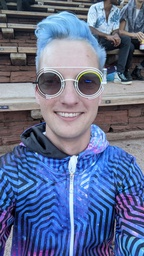
#> input picture Filters_Demos/RezzSelfie.jpg, 144 x 256 px, shrunk from 1086 x 1930 before the run
$ python filter_demos.py
#> lines starting #> are read from the running program, lines starting #| are printed output that depends on the picture
"""
Created on Wed Sep 29 09:50:06 2021

@author: Brendan Bassett
@Date: 10/6/2021

Written for CS3150 Image Processing
Dr. Feng Jiang
Metropolitan State University of Denver
"""

import os
import numpy as np
import cv2 as cv
from matplotlib import pyplot as plot
from scipy.signal import convolve2d

# ======================================================================================================================
# Setup
# ======================================================================================================================

REZZ_IMG = "RezzSelfie"
JPG = ".jpg"
BMP = ".bmp"

ROOT_DIRECTORY = os.path.abspath('.')
print("ROOT DIRECTORY", ROOT_DIRECTORY)
OUTPUT_DIRECTORY = os.path.abspath(os.path.join("output_images"))
print("OUTPUT DIRECTORY", OUTPUT_DIRECTORY)

NONE = 0
OPENCV = 1
PYPLOT = 2


# Helper function for saving image files and displaying them
def print_img(title: str, img, show_type: int = NONE, normalize: bool = False, save_image: bool = True):

    if save_image:
        if title is None:
            file_name = REZZ_IMG + JPG
        else:
            file_name = REZZ_IMG + " " + title + JPG

        file_path = os.path.join(OUTPUT_DIRECTORY, file_name)
        cv.imwrite(file_path, img)

    if title is None:
        image_title = REZZ_IMG + JPG
    else:
        image_title = REZZ_IMG + ": " + title + JPG

    if show_type is OPENCV:
        cv.imshow(image_title, img)
        cv.waitKey(0)
        cv.destroyAllWindows()

    elif show_type is PYPLOT:
        if normalize is True:
            img = img - np.min(img)
            img = img * 255.0 / np.max(img)

        plot.figure()
        plot.title(title)
        plot.imshow(img, cmap='gray')
        plot.waitforbuttonpress()


# ======================================================================================================================
# 2. FILTER DEMONSTRATIONS
# ======================================================================================================================

imgC = cv.imread(REZZ_IMG + JPG)
#> imgC is the input picture: shape (256, 144, 3); mean B, G, R 146.9, 111, 97.7
imgG = cv.cvtColor(imgC, cv.COLOR_BGR2GRAY)
height, width, layers = imgC.shape
#> height = 256; width = 144; layers = 3

# Check that loaded images display correctly
print_img("Color", imgC, save_image=False)
print_img("Grayscale", imgG)

# ----------------------------------------------------------------------------------------------------------------------
# Averaging Filters
# ----------------------------------------------------------------------------------------------------------------------

avgKernel = np.full((3, 3), 1 / 9)
avgImg = cv.filter2D(imgC, -1, avgKernel)
print_img("3x3 Average", avgImg)

avgKernel = np.full((5, 5), 1 / 25)
avgImg = cv.filter2D(imgC, -1, avgKernel)
print_img("5x5 Average", avgImg)

avgKernel = np.full((9, 9), 1 / 81)
avgImg = cv.filter2D(imgC, -1, avgKernel)
print_img("9x9 Average", avgImg)

avgKernel = np.full((13, 13), 1 / 169)
avgImg = cv.filter2D(imgC, -1, avgKernel)
print_img("13x13 Average", avgImg)

# ----------------------------------------------------------------------------------------------------------------------
# Sobel Filters
# ----------------------------------------------------------------------------------------------------------------------

sobelKernelH = np.array([
    [-1.0, -2.0, -1.0],
    [0.0,   0.0,  0.0],
    [1.0,   2.0,  1.0]
])

sobelH = convolve2d(imgG, sobelKernelH, mode='same', boundary='symm', fillvalue=0)
print_img("Horizontal Sobel", sobelH, normalize=True)

sobelKernelV = sobelKernelH.T
sobelV = convolve2d(imgG, sobelKernelV, mode='same', boundary='symm', fillvalue=0)
print_img("Vertical Sobel", sobelV, normalize=True)

sobelImgGrad = np.sqrt(np.square(sobelH) + np.square(sobelV))
print_img("Gradient Sobel", sobelImgGrad, normalize=True)

# ----------------------------------------------------------------------------------------------------------------------
# Laplacian Filters
# ----------------------------------------------------------------------------------------------------------------------

laplacianKernel1 = np.array([
    [0.0,  1.0, 0.0],
    [1.0, -4.0, 1.0],
    [0.0,  1.0, 0.0]
])

laplacian1 = convolve2d(imgG, laplacianKernel1, mode='same', boundary='symm', fillvalue=0)
print_img("3x3 Laplacian #1", laplacian1, normalize=True)

laplacianKernel2 = np.array([
    [1.0,  1.0, 1.0],
    [1.0, -8.0, 1.0],
    [1.0,  1.0, 1.0]
])

laplacian2 = convolve2d(imgG, laplacianKernel2, mode='same', boundary='symm', fillvalue=0)
print_img("3x3 Laplacian #2", laplacian2, normalize=True)

# ----------------------------------------------------------------------------------------------------------------------
# Median Filters
# ----------------------------------------------------------------------------------------------------------------------

medianSM = np.zeros((height, width), dtype=float)
for y in range(1, height - 2):
    for x in range(1, width - 2):
        neighborhood = imgG[y - 1:y + 2, x - 1:x + 2]
        sorted_pixels = sorted(np.ndarray.flatten(neighborhood))
        medianSM[y][x] = sorted_pixels[4]
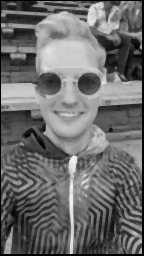
#> medianSM: shape (256, 144) float64; min 0, max 243, mean 108.1
print_img("3x3 Median Filter", medianSM)

medianMD = np.zeros((height, width), dtype=float)
for y in range(2, height - 3):
    for x in range(2, width - 3):
        neighborhood = imgG[y - 2:y + 3, x - 2:x + 3]
        sorted_pixels = sorted(np.ndarray.flatten(neighborhood))
        medianMD[y][x] = sorted_pixels[12]
print_img("5x5 Median Filter", medianMD)

medianLG = np.zeros((height, width), dtype=float)
for y in range(3, height - 4):
    for x in range(3, width - 4):
        neighborhood = imgG[y - 3:y + 4, x - 3:x + 4]
        sorted_pixels = sorted(np.ndarray.flatten(neighborhood))
        medianLG[y][x] = sorted_pixels[24]
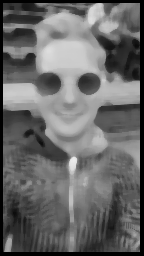
#> medianLG: shape (256, 144) float64; min 0, max 235, mean 103.9
print_img("7x7 Median Filter", medianLG)

# ----------------------------------------------------------------------------------------------------------------------
# Gaussian Filters
# ----------------------------------------------------------------------------------------------------------------------

gaussianKernelSM = np.array([
    [1.0,  2.0, 1.0],
    [2.0,  4.0, 2.0],
    [1.0,  2.0, 1.0]
])
gaussianSM = convolve2d(imgG, gaussianKernelSM, mode='same', boundary='symm', fillvalue=0)
gaussianSM = gaussianSM/np.sum(gaussianKernelSM)
print_img("3x3 Gaussian", gaussianSM)

gaussianKernelMD1 = np.array([
    [2.0,  7.0,  12.0,  7.0,  2.0],
    [7.0,  31.0, 52.0,  31.0, 7.0],
    [12.0, 52.0, 127.0, 52.0, 12.0],
    [7.0,  31.0, 52.0,  31.0, 7.0],
    [2.0,  7.0,  12.0,  7.0,  2.0]
])
gaussianMD1 = convolve2d(imgG, gaussianKernelMD1, mode='same', boundary='symm', fillvalue=0)
gaussianMD1 = gaussianMD1/np.sum(gaussianKernelMD1)
print_img("5x5 Gaussian #1", gaussianMD1)

gaussianKernelMD2 = np.array([
    [1.0, 4.0,  7.0,  4.0,  1.0],
    [4.0, 16.0, 26.0, 16.0, 4.0],
    [7.0, 26.0, 41.0, 26.0, 7.0],
    [4.0, 16.0, 26.0, 16.0, 4.0],
    [1.0, 4.0,  7.0,  4.0,  1.0]
])
gaussianMD2 = convolve2d(imgG, gaussianKernelMD2, mode='same', boundary='symm', fillvalue=0)
gaussianMD2 = gaussianMD2/np.sum(gaussianKernelMD2)
print_img("5x5 Gaussian #2", gaussianMD2)

gaussianKernelLG = np.array([
    [1.0, 1.0, 2.0, 2.0,  2.0, 1.0, 1.0],
    [1.0, 3.0, 4.0, 5.0,  4.0, 3.0, 1.0],
    [2.0, 4.0, 7.0, 8.0,  7.0, 4.0, 2.0],
    [2.0, 5.0, 8.0, 10.0, 8.0, 5.0, 2.0],
    [2.0, 4.0, 7.0, 8.0,  7.0, 4.0, 2.0],
    [1.0, 3.0, 4.0, 5.0,  4.0, 3.0, 1.0],
    [1.0, 1.0, 2.0, 2.0,  2.0, 1.0, 1.0]
])
gaussianLG = convolve2d(imgG, gaussianKernelLG, mode='same', boundary='symm', fillvalue=0)
gaussianLG = gaussianLG/np.sum(gaussianKernelLG)
print_img("7x7 Gaussian", gaussianLG)

# ----------------------------------------------------------------------------------------------------------------------
# Central Difference Filters
# ----------------------------------------------------------------------------------------------------------------------

cdKernelV = np.array([[1.0, 0.0, -1.0]])
cdV = convolve2d(imgG, cdKernelV, mode='same', boundary='symm', fillvalue=0)
print_img("Vertical Central Difference", cdV, normalize=True)

cdKernelH = cdKernelV.T
cdH = convolve2d(imgG, cdKernelH, mode='same', boundary='symm', fillvalue=0)
print_img("Horizontal Central Difference", cdH, normalize=True)

# ----------------------------------------------------------------------------------------------------------------------
# Prewitt Filters
# ----------------------------------------------------------------------------------------------------------------------

prewittKernelV = np.array([
    [1.0, 0.0, -1.0],
    [1.0, 0.0, -1.0],
    [1.0, 0.0, -1.0]
])
prewittV = convolve2d(imgG, prewittKernelV, mode='same', boundary='symm', fillvalue=0)
print_img("Vertical Prewitt", prewittV, normalize=True)
#> in print_img (call 21), `cv.imwrite(file_path, img)`:
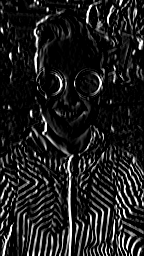
#> saved as RezzSelfie Vertical Prewitt.jpg: shape (256, 144); min 0, max 255, mean 31

prewittKernelH = prewittKernelV.T
prewittH = convolve2d(imgG, prewittKernelH, mode='same', boundary='symm', fillvalue=0)
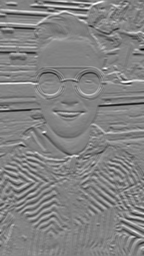
#> prewittH: shape (256, 144) float64; min -586, max 554, mean -0.1; drawn with min black and max white
print_img("Horizontal Prewitt", prewittH, normalize=True)
#> in print_img (call 22), `cv.imwrite(file_path, img)`:
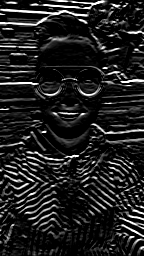
#> saved as RezzSelfie Horizontal Prewitt.jpg: shape (256, 144); min 0, max 255, mean 32.3

# ----------------------------------------------------------------------------------------------------------------------
# Laplacian of Gaussian Filters
# ----------------------------------------------------------------------------------------------------------------------

logKernelSM = np.array([
    [0.0, 0.0,  1.0,  0.0, 0.0],
    [0.0, 1.0,  2.0,  1.0, 0.0],
    [1.0, 2.0, -16.0, 2.0, 1.0],
    [0.0, 1.0,  2.0,  1.0, 0.0],
    [0.0, 0.0,  1.0,  0.0, 0.0]
])
logSM = convolve2d(imgG, logKernelSM, mode='same', boundary='symm', fillvalue=0)
print_img("5x5 Laplacian of Gaussian", logSM, normalize=True)

logKernelMD = np.array([
    [0.0, 0.0,  1.0,  1.0,   1.0, 0.0, 0.0],
    [0.0, 1.0,  3.0,  3.0,   3.0, 1.0, 0.0],
    [1.0, 3.0,  0.0, -7.0,   0.0, 3.0, 1.0],
    [1.0, 3.0, -7.0, -24.0, -7.0, 3.0, 1.0],
    [1.0, 3.0,  0.0, -7.0,   0.0, 3.0, 1.0],
    [0.0, 1.0,  3.0,  3.0,   3.0, 1.0, 0.0],
    [0.0, 0.0,  1.0,  1.0,   1.0, 0.0, 0.0]
])
logMD = convolve2d(imgG, logKernelMD, mode='same', boundary='symm', fillvalue=0)
print_img("7x7 Laplacian of Gaussian", logMD, normalize=True)

logKernelLG = np.array([
    [0.0,  1.0, 1.0,  2.0,   2.0,   2.0,  1.0,  1.0, 0.0],
    [1.0,  2.0, 4.0,  5.0,   5.0,   5.0,  4.0,  2.0, 1.0],
    [1.0,  4.0, 5.0,  3.0,   0.0,   3.0,  5.0,  4.0, 1.0],
    [2.0,  5.0, 3.0, -12.0, -24.0, -12.0, 3.0,  5.0, 2.0],
    [2.0,  5.0, 0.0, -24.0, -40.0, -24.0, 0.0,  5.0, 2.0],
    [2.0,  5.0, 3.0, -12.0, -24.0, -12.0, 3.0,  5.0, 2.0],
    [1.0,  4.0, 5.0,  3.0,   0.0,   3.0,  5.0,  4.0, 1.0],
    [1.0,  2.0, 4.0,  5.0,   5.0,   5.0,  4.0,  2.0, 1.0],
    [0.0,  1.0, 1.0,  2.0,   2.0,   2.0,  1.0,  1.0, 0.0]
])

logLG = convolve2d(imgG, logKernelLG, mode='same', boundary='symm', fillvalue=0)
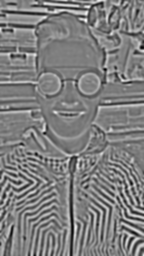
#> logLG: shape (256, 144) float64; min -18201, max 18255, mean 0; drawn with min black and max white
print_img("9x9 Laplacian of Gaussian", logLG, normalize=True)
#> in print_img (call 25), `cv.imwrite(file_path, img)`:
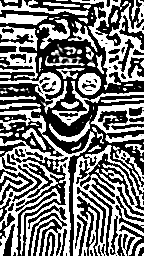
#> saved as RezzSelfie 9x9 Laplacian of Gaussian.jpg: shape (256, 144); min 0, max 255, mean 120.8
